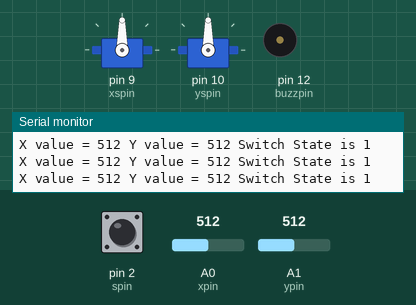
Bench run of a sketch on a simulated Arduino Uno, built with avr-gcc and run on an emulated ATmega328P. Parts: 2 × servo, buzzer (waves = sounding, pin HIGH), the last lines printed to the serial monitor. Inputs (shaded band) come from the test bench; at power-on: A0 (xpin) = 512, A1 (ypin) = 512, pin 2 (spin) HIGH.

Above: at 1.2 s.
1.3 s: A0 (xpin) set to 988
At 2.5 s:
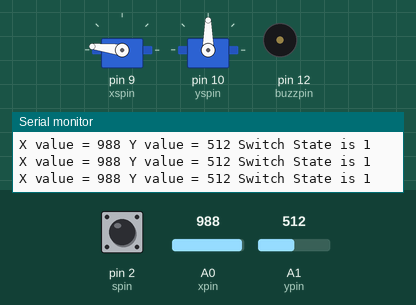
2.8 s: A0 (xpin) set to 1017
At 3.2 s:
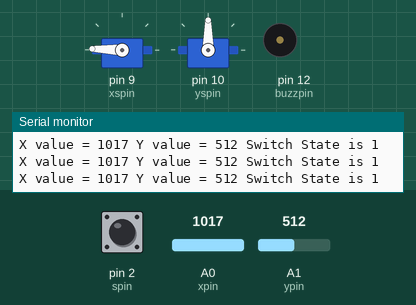
5.8 s: A1 (ypin) set to 984
At 6.5 s:
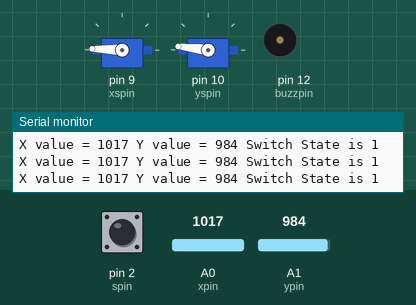
7.3 s: A1 (ypin) set to 1007
At 8.8 s:
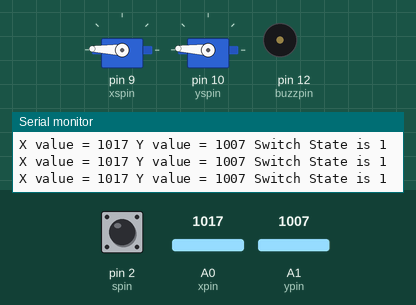
10.3 s: pin 2 (spin) pulled LOW for 0.15 s
At 10.46 s:
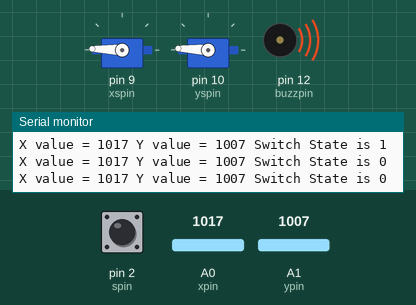
12.0 s: A1 (ypin) set to 900
At 13.1 s:
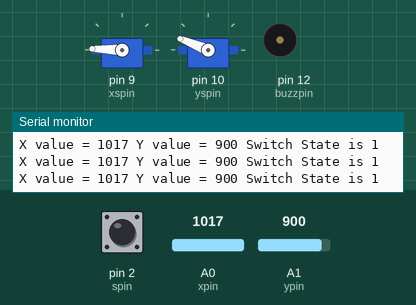
Timing chart, 0 to 14.5 s (numbered marks = the images above; inputs shaded):
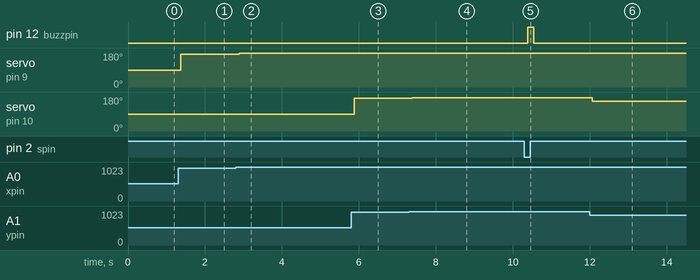

The sketch:

joystick_servo_controller.ino
```cpp
#include <Servo.h>
Servo xservo ;
Servo yservo ;
int xpin = A0;
int ypin = A1;
int spin = 2;
int xspin= 9;
int yspin =10;
int buzzpin=12;
int WVx;
int WVy;
int xval ;
int yval;
int sval;
int dt =20;


void readjoystick(){
  xval=analogRead(xpin);
  yval=analogRead(ypin);
  sval=digitalRead(spin);
  //delay(dt);
  Serial.print("X value = ");
  Serial.print(xval);
  Serial.print(" Y value = ");
  Serial.print(yval);
  Serial.print(" Switch State is ");
  Serial.println(sval);
}
// Servo Movement Logic
void moveservo(){
  //WVx = (180./1023.)*xval;
  //WVy = (180./1023.)*yval;

  // Map joystick values to servo angles
  WVx = map(xval, 0, 1023, 0, 180);
  WVy = map(yval, 0, 1023, 0, 180);
  // Move servos
  xservo.write(WVx);
  yservo.write(WVy);
  // Buzzer feedback on joystick press
  if(sval==0){
    digitalWrite(buzzpin, HIGH);
  }
  else{
    digitalWrite(buzzpin, LOW);
  }
}
void setup() {
  Serial.begin(9600);
  pinMode(xpin,INPUT);
  pinMode(ypin,INPUT);
  pinMode(spin,INPUT);
  pinMode(xspin,OUTPUT);
  pinMode(yspin,OUTPUT);
  pinMode(buzzpin,OUTPUT);
  xservo.attach(xspin);
  yservo.attach(yspin);
  digitalWrite(spin,HIGH);
}

void loop() {
  readjoystick();
  delay(dt);
  moveservo();
}
```

Measured:
- after the input at 1.3 s, servo on pin 9 (xspin): 90° → 173° after 0.07 s
- after the input at 2.8 s, servo on pin 9 (xspin): 173° → 178° after 0.09 s
- after the input at 5.8 s, servo on pin 10 (yspin): 90° → 173° after 0.08 s
- after the input at 7.3 s, servo on pin 10 (yspin): 173° → 177° after 0.08 s
- after the input at 10.3 s, pin 12 (buzzpin): LOW → HIGH after 0.09 s, → LOW 0.15 s later
- after the input at 12.0 s, servo on pin 10 (yspin): 177° → 158° after 0.07 s
